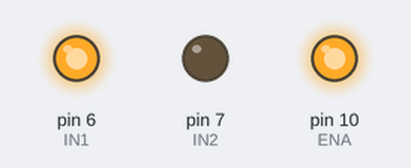
The sketch below on a simulated Arduino Uno, built with avr-gcc and run on an emulated ATmega328P. On the bench: output pins drawn as LEDs (lit = HIGH).

Above: at 0.1 s.
Timing chart, 0 to 1.6 s (numbered marks = the images above):
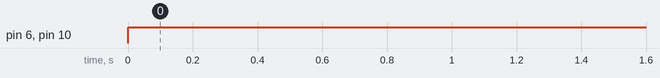

Measured:
- by itself, pin 6 (IN1), pin 10 (ENA): LOW → HIGH at 0.00 s

The sketch:

md_code.ino
```cpp
#define ENA 10
#define IN1 6
#define IN2 7

void setup() {
  // put your setup code here, to run once:
  Serial.begin(9600);
  pinMode(IN1, OUTPUT);
  pinMode(IN2, OUTPUT);
  pinMode(ENA, OUTPUT);
}

void loop() {
  // put your code here, to run repeatedly:
  analogWrite(ENA, 255);
  digitalWrite(IN1, HIGH);
  digitalWrite(IN2, LOW);
}
```
